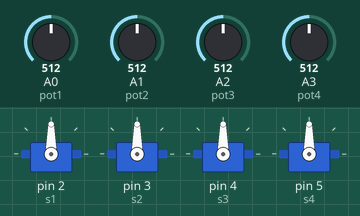
This sketch was run on a simulated Arduino Uno, built with avr-gcc and run on an emulated ATmega328P. On the bench: 4 × servo. The test bench sets the inputs (shaded band); at power-on: A0 (pot1) = 512, A1 (pot2) = 512, A2 (pot3) = 512, A3 (pot4) = 512.

Above: at 1.2 s.
1.3 s: A0 (pot1) set to 716
At 2.4 s:
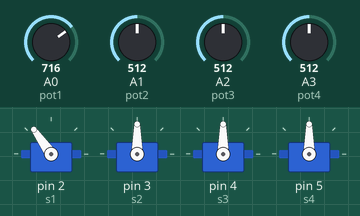
2.8 s: A1 (pot2) set to 716
At 4.0 s:
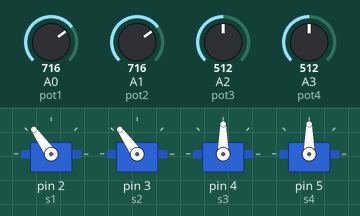
4.3 s: A2 (pot3) set to 716
At 5.5 s:
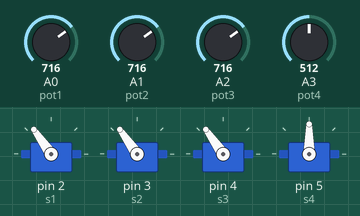
5.8 s: A3 (pot4) set to 716
At 6.2 s:
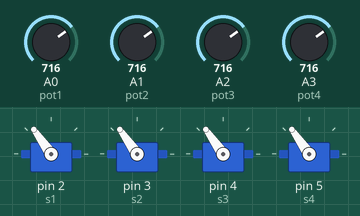
7.3 s: A0 (pot1) set to 992
At 7.8 s:
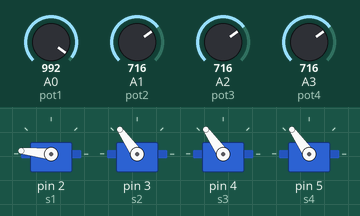
8.8 s: A1 (pot2) set to 992
At 9.5 s:
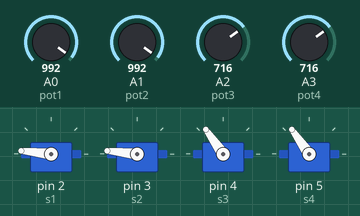
Timing chart, 0 to 11.3 s (numbered marks = the images above; inputs shaded):
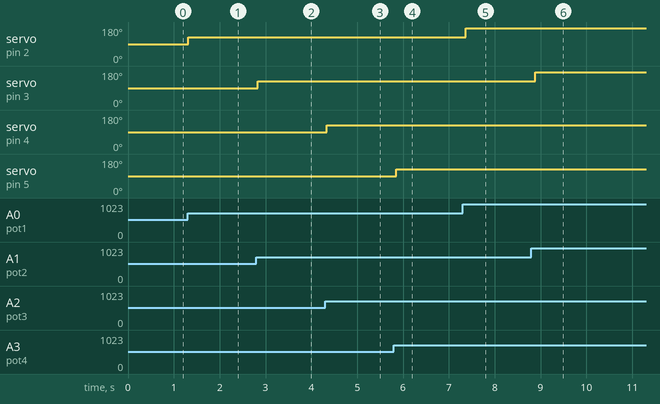

The sketch:

braco_robotico.ino
```cpp
#include <Servo.h> //Biblioteca do Servo

//Definição das portas dos potenciômetros
#define pot1 A0 //Controla o giro do eixo do braço
#define pot2 A1
#define pot3 A2
#define pot4 A3 //Controla a abertura e fechamento da garra

//Declaração dos servos
Servo s1,s2,s3,s4;

//Variáveis para receber o ângulo de posicionamento de cada um dos servos
int angS1,angS2,angS3,angS4;

void setup() {
  //Anexar a porta do Arduino que o servo está conectado
  s1.attach(2);
  s2.attach(3);
  s3.attach(4);
  s4.attach(5);
}

void loop() {
  //Ler o valor do potenciômetro e transformar em ângulo e enviar para o servo
  angS1=map(analogRead(pot1),0,1023,0,180);
  angS2=map(analogRead(pot2),0,1023,0,180);
  angS3=map(analogRead(pot3),0,1023,0,180);
  angS4=map(analogRead(pot4),0,1023,0,180);
  s1.write(angS1);
  s2.write(angS2);
  s3.write(angS3);
  s4.write(angS4);
  delay(100);
}
```

Measured:
- after the input at 1.3 s, servo on pin 2 (s1): 90° → 125° at once
- after the input at 2.8 s, servo on pin 3 (s2): 90° → 125° at once
- after the input at 4.3 s, servo on pin 4 (s3): 90° → 125° at once
- after the input at 5.8 s, servo on pin 5 (s4): 90° → 125° after 0.05 s
- after the input at 7.3 s, servo on pin 2 (s1): 125° → 174° after 0.07 s
- after the input at 8.8 s, servo on pin 3 (s2): 125° → 174° after 0.08 s
